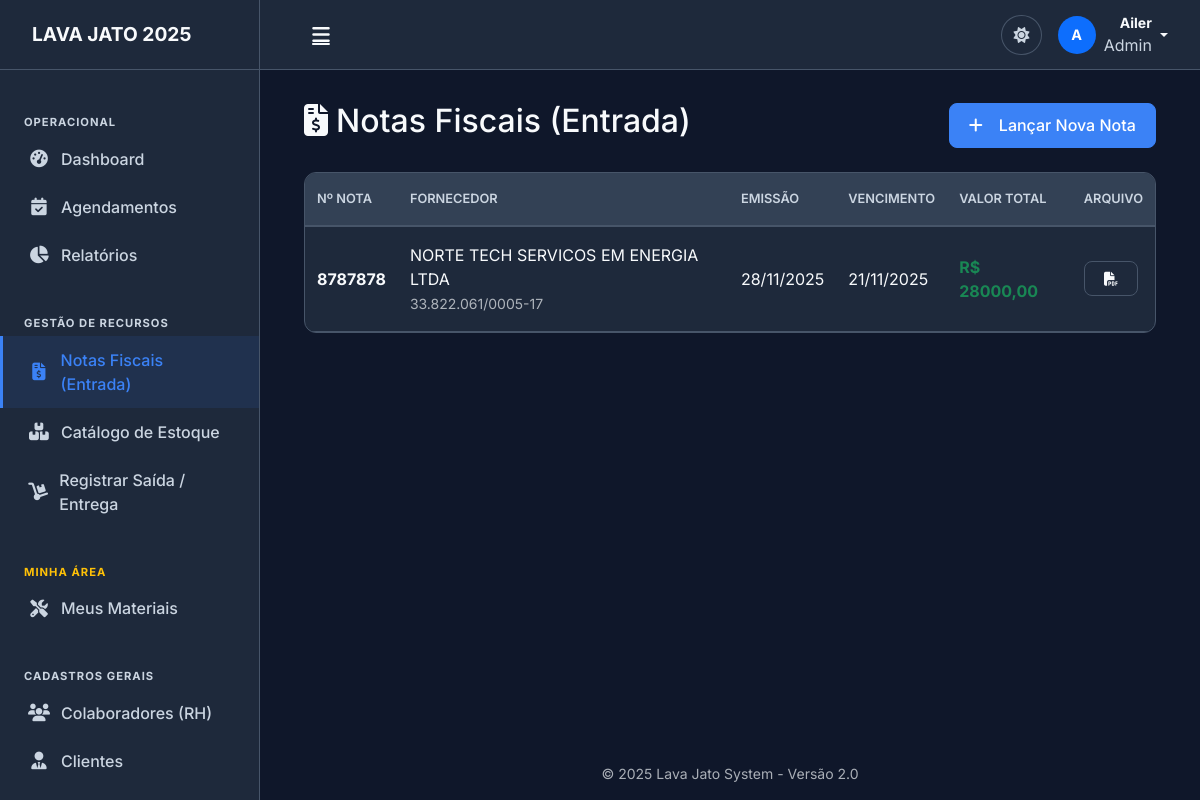
The app's page /gestao/notas/ (signed in) with its own data.
### gestao/models.py (models this page shows, shortened)
class NotaFiscalEntrada(models.Model):
    numero_nota = models.CharField('Número da Nota', max_length=50)
    cnpj_fornecedor = models.CharField('CNPJ Fornecedor', max_length=18)
    razao_social = models.CharField('Razão Social', max_length=200, blank=True)
    data_emissao = models.DateField('Data de Emissão')
    data_vencimento = models.DateField('Data de Vencimento')
    valor_total_nota = models.DecimalField('Valor Total da Nota', max_digits=10, decimal_places=2)
    arquivo_pdf = models.FileField(upload_to='notas_fiscais/', blank=True, null=True)
    criado_em = models.DateTimeField(auto_now_add=True)

### gestao/views.py (the view)
# urls.py: path('notas/', views.nota_fiscal_lista, name='nota_fiscal_lista'),
@login_required
def nota_fiscal_lista(request):
    notas = NotaFiscalEntrada.objects.all().order_by('-data_emissao')
    return render(request, 'gestao/nota_fiscal_lista.html', {'notas': notas})

### gestao/templates/gestao/nota_fiscal_lista.html
{% extends 'base/base.html' %}
{% block content %}
<div class="container-fluid">
    <div class="d-flex justify-content-between align-items-center mb-4">
        <h2><i class="fas fa-file-invoice-dollar me-2"></i>Notas Fiscais (Entrada)</h2>
        <a href="{% url 'nota_fiscal_create' %}" class="btn btn-primary">
            <i class="fas fa-plus me-2"></i>Lançar Nova Nota
        </a>
    </div>
    <div class="card-custom">
        <div class="table-responsive">
            <table class="table table-hover align-middle">
                <thead class="table-dark">
                    <tr>
                        <th>Nº Nota</th>
                        <th>Fornecedor</th>
                        <th>Emissão</th>
                        <th>Vencimento</th>
                        <th>Valor Total</th>
                        <th>Arquivo</th>
                    </tr>
                </thead>
                <tbody>
                    {% for nota in notas %}
                    <tr>
                        <td class="fw-bold">{{ nota.numero_nota }}</td>
                        <td>
                            <div>{{ nota.razao_social }}</div>
                            <small class="text-muted">{{ nota.cnpj_fornecedor }}</small>
                        </td>
                        <td>{{ nota.data_emissao|date:"d/m/Y" }}</td>
                        <td>{{ nota.data_vencimento|date:"d/m/Y" }}</td>
                        <td class="text-success fw-bold">R$ {{ nota.valor_total_nota }}</td>
                        <td>
                            {% if nota.arquivo_pdf %}
                                <a href="{{ nota.arquivo_pdf.url }}" target="_blank" class="btn btn-sm btn-outline-secondary">
                                    <i class="fas fa-file-pdf"></i>
                                </a>
                            {% else %}
                                -
                            {% endif %}
                        </td>
                    </tr>
                    {% empty %}
                    <tr>
                        <td colspan="6" class="text-center py-4 text-muted">Nenhuma nota fiscal registrada.</td>
                    </tr>
                    {% endfor %}
                </tbody>
            </table>
        </div>
    </div>
</div>
{% endblock %}

### templates/base/base.html (shortened to what this page needs)
{% load static %}
<!DOCTYPE html>
<html lang="pt-br" data-bs-theme="dark">
<head>
    <link href="https://cdn.jsdelivr.net/npm/bootstrap@5.3.3/dist/css/bootstrap.min.css" rel="stylesheet">
    <link rel="stylesheet" href="https://cdnjs.cloudflare.com/ajax/libs/font-awesome/6.4.0/css/all.min.css">
    <link href="https://cdn.jsdelivr.net/npm/select2@4.1.0-rc.0/dist/css/select2.min.css" rel="stylesheet" />
    <link rel="stylesheet" href="https://cdn.jsdelivr.net/npm/select2-bootstrap-5-theme@1.3.0/dist/select2-bootstrap-5-theme.min.css" />
    <link rel="stylesheet" href="{% static 'css/base.css' %}">
    <link rel="stylesheet" href="{% static 'css/components.css' %}">
    <link rel="stylesheet" href="{% static 'css/pages.css' %}">
    <link rel="stylesheet" href="{% static 'css/layout_sistematico.css' %}">
</head>
<body>
    <aside class="sidebar" id="sidebar">
        <div class="sidebar-header">
            <a href="{% url 'dashboard' %}" class="sidebar-brand text-decoration-none">
                <span class="logo-expanded">
                    <span class="brand-text">LAVA JATO 2025</span>
                </span>
            </a>
        </div>
        <div class="sidebar-content custom-scrollbar">
            <nav class="sidebar-menu mt-3">
                <div class="menu-label">Operacional</div>
                <a href="{% url 'dashboard' %}" class="nav-link {% if request.resolver_match.url_name == 'dashboard' %}active{% endif %}">
                    <i class="fas fa-tachometer-alt"></i><span>Dashboard</span>
                </a>
                <a href="{% url 'agendamentos_dashboard' %}" class="nav-link {% if 'agendamento' in request.resolver_match.url_name %}active{% endif %}">
                    <i class="fas fa-calendar-check"></i><span>Agendamentos</span>
                </a>
                <a href="{% url 'relatorios' %}" class="nav-link {% if 'relatorios' in request.resolver_match.url_name %}active{% endif %}">
                    <i class="fas fa-chart-pie"></i><span>Relatórios</span>
                </a>
                <div class="menu-label mt-4">Gestão de Recursos</div>
                <a href="{% url 'nota_fiscal_lista' %}" class="nav-link {% if 'nota' in request.resolver_match.url_name %}active{% endif %}">
                    <i class="fas fa-file-invoice-dollar"></i><span>Notas Fiscais (Entrada)</span>
                </a>
                <a href="{% url 'estoque_lista' %}" class="nav-link {% if 'estoque_lista' in request.resolver_match.url_name %}active{% endif %}">
                    <i class="fas fa-boxes"></i><span>Catálogo de Estoque</span>
                </a>
                <a href="{% url 'saida_estoque' %}" class="nav-link {% if 'saida' in request.resolver_match.url_name %}active{% endif %}">
                    <i class="fas fa-dolly"></i><span>Registrar Saída / Entrega</span>
                </a>
                <div class="menu-label mt-4 text-warning">Minha Área</div>
                <a href="{% url 'meu_estoque_pessoal' %}" class="nav-link {% if 'meu_estoque' in request.resolver_match.url_name %}active{% endif %}">
                    <i class="fas fa-tools"></i><span>Meus Materiais</span>
                </a>
                <div class="menu-label mt-4">Cadastros Gerais</div>
                <a href="{% url 'lavador_list' %}" class="nav-link {% if 'lavador' in request.resolver_match.url_name %}active{% endif %}">
                    <i class="fas fa-users"></i><span>Colaboradores (RH)</span>
                </a>
                <a href="{% url 'cliente_list' %}" class="nav-link {% if 'cliente' in request.resolver_match.url_name %}active{% endif %}">
                    <i class="fas fa-user-tie"></i><span>Clientes</span>
                </a>
                <a href="{% url 'veiculo_list' %}" class="nav-link {% if 'veiculo' in request.resolver_match.url_name %}active{% endif %}">
                </a>
            </nav>
        </div>
    </aside>
    <div class="main-wrapper" id="main-wrapper">
        <header class="top-navbar">
            <div class="d-flex align-items-center justify-content-between w-100">
                <button class="btn btn-link text-light" id="sidebar-toggle"><i class="fas fa-bars fa-lg"></i></button>
                <div class="d-flex align-items-center gap-3">
                    <button class="btn btn-icon-only" id="theme-switcher" title="Alternar Tema">
                        <i class="fas fa-sun" id="theme-icon-sun" style="display: none;"></i>
                    </button>
                    <div class="dropdown">
                        <a href="#" class="d-flex align-items-center text-decoration-none text-light dropdown-toggle" data-bs-toggle="dropdown">
                            <div class="avatar-circle bg-primary me-2">
                                {% if user.is_authenticated %}{{ user.username|first|upper }}{% else %}<i class="fas fa-user"></i>{% endif %}
                            </div>
                            <div class="d-none d-md-block text-end me-1">
                                <div class="fw-bold small">{{ user.username|default:"Visitante" }}</div>
                                <div class="text-muted x-small">Admin</div>
                            </div>
                        </a>
                    </div>
                </div>
            </div>
        </header>
        <main class="page-content">
            {% block content %}{% endblock %}
        </main>
        <footer class="footer mt-auto py-3 text-center text-muted small">
            &copy; 2025 Lava Jato System - Versão 2.0
        </footer>
    </div>
</body>
</html>

### static/css/base.css (style rules this page uses)
:root { --color-scheme: dark; --primary-color: #3b82f6; --primary-dark: #2563eb; --success-color: #10b981; --background-color: #0f172a; --card-bg: #1e293b; --card-header-bg: #334155; --hover-bg: #334155; --input-bg: #0f172a; --input-focus-bg: #1e293b; --border-color: #475569; --text-light: #f8fafc; --text-muted: #cbd5e1; --text-placeholder: #64748b; }
body { background-color: var(--background-color) !important; color: var(--text-light) !important; font-family: 'Inter', sans-serif; transition: background-color 0.3s, color 0.3s; }
a { color: var(--primary-color); text-decoration: none; }
i { color: inherit; }

### static/css/components.css (style rules this page uses)
.card-custom { background-color: var(--card-bg); border: 1px solid var(--border-color); border-radius: 0.75rem; box-shadow: var(--shadow-md); margin-bottom: 1.5rem; transition: transform 0.2s ease, box-shadow 0.2s ease; overflow: hidden; }
.btn { font-weight: 500; border-radius: 0.5rem; padding: 0.6rem 1.2rem; transition: all 0.2s; display: inline-flex; align-items: center; justify-content: center; gap: 0.5rem; }
.btn-primary { background-color: var(--primary-color); border-color: var(--primary-color); color: #fff; }
.btn-outline-secondary { color: var(--text-light); border-color: var(--border-color); }
.table { color: var(--text-light); margin-bottom: 0; }
.table > :not(caption) > * > * { background-color: transparent; border-bottom-color: var(--border-color); padding: 1rem 0.75rem; color: var(--text-light); }
.table thead th { background-color: var(--card-header-bg); color: var(--text-muted); font-weight: 600; font-size: 0.8rem; text-transform: uppercase; border-bottom: 2px solid var(--border-color); }
.card-custom { background-color: var(--card-bg) !important; border: 1px solid var(--border-color) !important; color: var(--text-light) !important; }

### static/css/pages.css (style rules this page uses)
:root { --sidebar-width: 260px; --sidebar-width-collapsed: 70px; --header-height: 70px; }
.sidebar { width: var(--sidebar-width); height: 100vh; position: fixed; top: 0; left: 0; background-color: var(--card-bg); border-right: 1px solid var(--border-color); display: flex; flex-direction: column; transition: all 0.3s ease; z-index: 1040; }
.sidebar-header { height: var(--header-height); display: flex; align-items: center; padding: 0 1.5rem; border-bottom: 1px solid var(--border-color); }
.brand-text { font-weight: 700; font-size: 1.2rem; color: var(--text-light); }
.sidebar-content { flex: 1; overflow-y: auto; padding: 1rem 0; }
.menu-label { padding: 0.75rem 1.5rem 0.25rem; font-size: 0.7rem; font-weight: 700; text-transform: uppercase; color: var(--text-muted); letter-spacing: 1px; }
.nav-link { display: flex; align-items: center; padding: 0.75rem 1.5rem; color: var(--text-muted); text-decoration: none; transition: all 0.2s; border-left: 3px solid transparent; font-weight: 500; }
.nav-link.active { background-color: rgba(59, 130, 246, 0.1); color: var(--primary-color); border-left-color: var(--primary-color); }
.nav-link i { width: 24px; text-align: center; margin-right: 10px; font-size: 1.1rem; }
.main-wrapper { margin-left: var(--sidebar-width); min-height: 100vh; display: flex; flex-direction: column; transition: margin-left 0.3s ease; background-color: var(--background-color); }
.top-navbar { height: var(--header-height); background-color: var(--card-bg); border-bottom: 1px solid var(--border-color); display: flex; align-items: center; padding: 0 2rem; position: sticky; top: 0; z-index: 1030; color: var(--text-light); }
.top-navbar .btn-link { color: var(--text-light) !important; }
.btn-icon-only { width: 40px; height: 40px; border-radius: 50%; display: flex; align-items: center; justify-content: center; color: var(--text-muted); border: 1px solid var(--border-color); background: transparent; transition: 0.2s; }
.top-navbar .dropdown-toggle { color: var(--text-light) !important; }
.top-navbar .text-muted { color: var(--text-muted) !important; }
.avatar-circle { width: 38px; height: 38px; border-radius: 50%; display: flex; align-items: center; justify-content: center; font-weight: bold; color: white; font-size: 0.9rem; }

### records on screen
NotaFiscalEntrada: numero_nota "8787878", razao_social "NORTE TECH SERVICOS EM ENERGIA LTDA", cnpj_fornecedor "33.822.061/0005-17", data_emissao "28/11/2025", data_vencimento "21/11/2025", valor_total_nota "28000,00"

### other values on screen
{{ user.username|first|upper }} "A"
{{ user.username|default:"Visitante" }} "Ailer"
